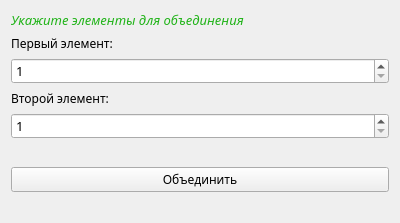
<?xml version="1.0" encoding="UTF-8"?>
<ui version="4.0">
 <class>Form</class>
 <widget class="QWidget" name="Form">
  <property name="geometry">
   <rect>
    <x>0</x>
    <y>0</y>
    <width>400</width>
    <height>223</height>
   </rect>
  </property>
  <property name="minimumSize">
   <size>
    <width>400</width>
    <height>223</height>
   </size>
  </property>
  <property name="maximumSize">
   <size>
    <width>400</width>
    <height>223</height>
   </size>
  </property>
  <property name="windowTitle">
   <string>Form</string>
  </property>
  <layout class="QVBoxLayout" name="verticalLayout_2">
   <item>
    <layout class="QVBoxLayout" name="verticalLayout">
     <item>
      <spacer name="verticalSpacer_3">
       <property name="orientation">
        <enum>Qt::Vertical</enum>
       </property>
       <property name="sizeHint" stdset="0">
        <size>
         <width>20</width>
         <height>40</height>
        </size>
       </property>
      </spacer>
     </item>
     <item>
      <widget class="QLabel" name="label">
       <property name="maximumSize">
        <size>
         <width>500</width>
         <height>500</height>
        </size>
       </property>
       <property name="palette">
        <palette>
         <active>
          <colorrole role="WindowText">
           <brush brushstyle="SolidPattern">
            <color alpha="255">
             <red>32</red>
             <green>179</green>
             <blue>24</blue>
            </color>
           </brush>
          </colorrole>
         </active>
         <inactive>
          <colorrole role="WindowText">
           <brush brushstyle="SolidPattern">
            <color alpha="255">
             <red>32</red>
             <green>179</green>
             <blue>24</blue>
            </color>
           </brush>
          </colorrole>
         </inactive>
         <disabled>
          <colorrole role="WindowText">
           <brush brushstyle="SolidPattern">
            <color alpha="255">
             <red>120</red>
             <green>120</green>
             <blue>120</blue>
            </color>
           </brush>
          </colorrole>
         </disabled>
        </palette>
       </property>
       <property name="font">
        <font>
         <family>Nokia Sans S60</family>
         <pointsize>10</pointsize>
         <weight>50</weight>
         <italic>true</italic>
         <bold>false</bold>
        </font>
       </property>
       <property name="text">
        <string>Укажите элементы для объединения</string>
       </property>
      </widget>
     </item>
     <item>
      <spacer name="verticalSpacer">
       <property name="orientation">
        <enum>Qt::Vertical</enum>
       </property>
       <property name="sizeHint" stdset="0">
        <size>
         <width>20</width>
         <height>40</height>
        </size>
       </property>
      </spacer>
     </item>
     <item>
      <widget class="QLabel" name="label_2">
       <property name="font">
        <font>
         <family>Nokia Sans S60</family>
         <pointsize>9</pointsize>
        </font>
       </property>
       <property name="text">
        <string>Первый элемент:</string>
       </property>
      </widget>
     </item>
     <item>
      <widget class="QSpinBox" name="linePush_1st">
       <property name="font">
        <font>
         <family>Nokia Sans S60</family>
         <pointsize>10</pointsize>
        </font>
       </property>
       <property name="minimum">
        <number>1</number>
       </property>
       <property name="maximum">
        <number>9999999</number>
       </property>
      </widget>
     </item>
     <item>
      <widget class="QLabel" name="label_3">
       <property name="font">
        <font>
         <family>Nokia Sans S60</family>
         <pointsize>9</pointsize>
        </font>
       </property>
       <property name="text">
        <string>Второй элемент:</string>
       </property>
      </widget>
     </item>
     <item>
      <widget class="QSpinBox" name="linePush_2nd">
       <property name="font">
        <font>
         <family>Nokia Sans S60</family>
         <pointsize>10</pointsize>
        </font>
       </property>
       <property name="minimum">
        <number>1</number>
       </property>
       <property name="maximum">
        <number>9999999</number>
       </property>
      </widget>
     </item>
     <item>
      <widget class="QLabel" name="errorLine">
       <property name="palette">
        <palette>
         <active>
          <colorrole role="WindowText">
           <brush brushstyle="SolidPattern">
            <color alpha="255">
             <red>255</red>
             <green>0</green>
             <blue>0</blue>
            </color>
           </brush>
          </colorrole>
         </active>
         <inactive>
          <colorrole role="WindowText">
           <brush brushstyle="SolidPattern">
            <color alpha="255">
             <red>255</red>
             <green>0</green>
             <blue>0</blue>
            </color>
           </brush>
          </colorrole>
         </inactive>
         <disabled>
          <colorrole role="WindowText">
           <brush brushstyle="SolidPattern">
            <color alpha="255">
             <red>120</red>
             <green>120</green>
             <blue>120</blue>
            </color>
           </brush>
          </colorrole>
         </disabled>
        </palette>
       </property>
       <property name="font">
        <font>
         <family>Nokia Sans S60</family>
        </font>
       </property>
       <property name="text">
        <string/>
       </property>
      </widget>
     </item>
     <item>
      <widget class="QPushButton" name="unionButton2">
       <property name="font">
        <font>
         <family>Nokia Sans S60</family>
         <pointsize>9</pointsize>
        </font>
       </property>
       <property name="text">
        <string>Объединить</string>
       </property>
      </widget>
     </item>
     <item>
      <spacer name="verticalSpacer_2">
       <property name="orientation">
        <enum>Qt::Vertical</enum>
       </property>
       <property name="sizeHint" stdset="0">
        <size>
         <width>20</width>
         <height>40</height>
        </size>
       </property>
      </spacer>
     </item>
     <item>
      <layout class="QHBoxLayout" name="horizontalLayout">
       <property name="spacing">
        <number>2</number>
       </property>
       <item>
        <spacer name="horizontalSpacer">
         <property name="orientation">
          <enum>Qt::Horizontal</enum>
         </property>
         <property name="sizeHint" stdset="0">
          <size>
           <width>20</width>
           <height>20</height>
          </size>
         </property>
        </spacer>
       </item>
      </layout>
     </item>
    </layout>
   </item>
  </layout>
 </widget>
 <resources/>
 <connections/>
</ui>
